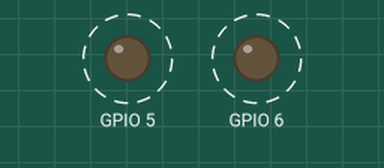
The program below on a simulated ESP32-S3. Shown: output pins drawn as LEDs (lit = HIGH). Dashed ring = blinking.

Above: at 0.5 s.
Timing chart, 0 to 4.6 s (numbered marks = the images above):
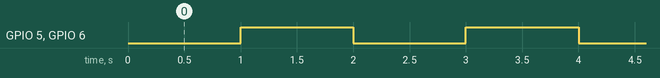

The program:

main.cpp
```cpp
//=========================================
//Projeto: Aplicação de POO
//Descrição: Aplicar conhecimentos do poo para criação do projeto
//Autor: Gustavo Pinheiro
//Versão: 0.1
//=========================================
#include <Arduino.h>
#include "led.h"
#include "botao.h"

Led ledAmarelo1(5);
Led ledAmarelo2(6);

Botao btn1(10);
Botao btn2(11);

void setup()
{
    btn1.iniciar();
    btn2.iniciar();

    ledAmarelo1.iniciar();
    ledAmarelo2.iniciar();

    ledAmarelo1.estadoLento();
    ledAmarelo2.estadoLento();
}

void loop()
{

    if (btn1.pressionou())
    {
        ledAmarelo1.estadoRapido();
        ledAmarelo2.estadoRapido();
    }


    if (btn2.pressionou())
    {
        ledAmarelo1.estadoLento();
        ledAmarelo2.estadoLento();
    }

    ledAmarelo1.atualizar();
    ledAmarelo2.atualizar();
}
```

botao.h
```cpp
//! botao.h

#ifndef __BOTAO_H__
#define __BOTAO_H__

#include <Arduino.h>

class Botao
{
   private:
    uint8_t _pinoBotao;
    bool _estadoAtualBotao = 1;
    bool _estadoAnteriorBotao = 1;

   public:

   Botao(uint8_t pino);

   void iniciar();
   void atualizar();
   bool pressionou();
   bool soltou();


};

#endif
```

led.h
```cpp
#ifndef LED_H
#define LED_H

#include <Arduino.h>

class Led
{
private:

    uint8_t _pinoLed;
    bool _estadoLed = 0;

    uint32_t _tempoAnteriorAcionamento_ms = 0;
    uint32_t _intervaloPiscar_ms = 1000;

public:

    Led(uint8_t pino);

    void iniciar();
    void atualizar();

    void ligar();
    void desligar();

    void ativarPiscar(uint32_t tempo_ms);
    void desativarPiscar();

    void alternar();

    void estadoLento();
    void estadoRapido();
};

#endif
```

botao.cpp
```cpp
// botao.cpp


#include "botao.h"

Botao::Botao(uint8_t pino) : _pinoBotao(pino)
{
   // this-> pino = pino;
}

void Botao :: iniciar()
{
    _estadoAnteriorBotao;
    pinMode(_pinoBotao, INPUT_PULLUP);

}
void Botao :: atualizar()
{
   digitalRead(_pinoBotao);
}

bool Botao::pressionou()
{

     if ( _estadoAtualBotao = ! _estadoAnteriorBotao )
     {
        if(_estadoAnteriorBotao = 1)
        {
            return 1;
        }
     }

}

bool Botao :: soltou()
{

     if ( _estadoAtualBotao = ! _estadoAnteriorBotao )
     {
        if(_estadoAnteriorBotao = 0)
        {
            return 1;
        }
     }


}
```

led.cpp
```cpp
#include "led.h"

Led::Led(uint8_t pino)
{
    _pinoLed = pino;
}

void Led::iniciar()
{
    pinMode(_pinoLed, OUTPUT);
    digitalWrite(_pinoLed, LOW);
}

void Led::atualizar()
{
    const uint32_t tempoDecorrido =
        millis() - _tempoAnteriorAcionamento_ms;

    if (tempoDecorrido >= _intervaloPiscar_ms)
    {
        _tempoAnteriorAcionamento_ms = millis();
        alternar();
    }

    digitalWrite(_pinoLed, _estadoLed);
}

void Led::ligar()
{
    _estadoLed = HIGH;
}

void Led::desligar()
{
    _estadoLed = LOW;
}

void Led::ativarPiscar(uint32_t tempo_ms)
{
    _intervaloPiscar_ms = tempo_ms;
}

void Led::desativarPiscar()
{
    _estadoLed = LOW;
}

void Led::alternar()
{
    _estadoLed = !_estadoLed;
}

void Led::estadoLento()
{
    _intervaloPiscar_ms = 1000;
}

void Led::estadoRapido()
{
    _intervaloPiscar_ms = 200;
}
```

Measured:
- by itself, GPIO 5, GPIO 6: alternates HIGH for 1.0 s and LOW for 1.0 s
